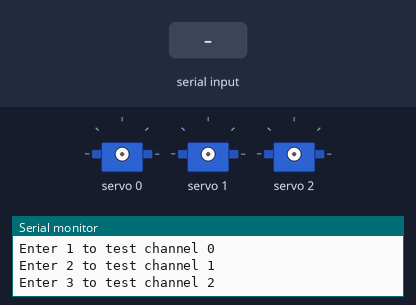
The sketch below on a simulated Arduino Uno, built with avr-gcc and run on an emulated ATmega328P. Parts: 3 × servo, the last lines printed to the serial monitor. The test bench sets the inputs (shaded band).

Above: at 1.7 s.
1.8 s: "1" received over Serial
At 3.6 s:
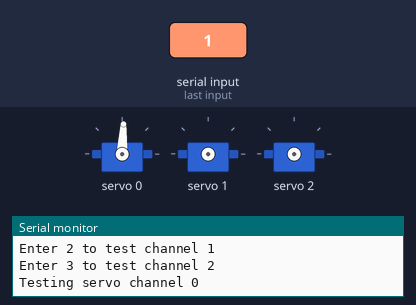
4.8 s: "2" received over Serial
At 7.6 s:
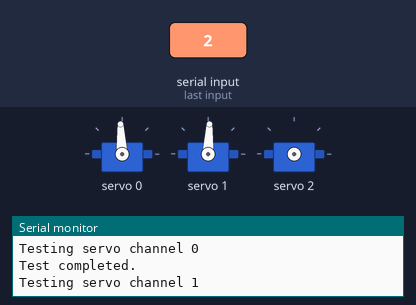
7.8 s: "3" received over Serial
At 11.4 s:
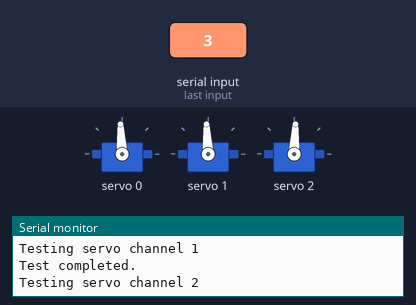
Timing chart, 0 to 14.3 s (numbered marks = the images above; inputs shaded):
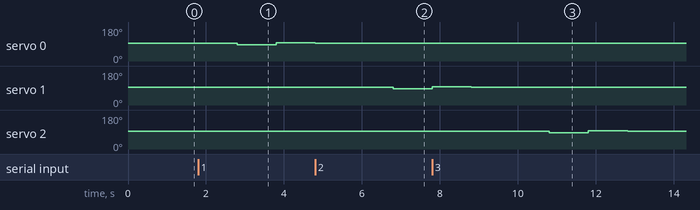

Measured:
- after the input at 1.8 s, servo 0: 93° → 87° after 1.0 s, → 97° 1.0 s later
- after the input at 4.8 s, servo 1: 93° → 87° after 2.0 s
- after the input at 7.8 s, servo 2: 93° → 87° after 3.0 s, → 97° 1.0 s later, → 93° 1.0 s later

The sketch:

MG996R_Individual_Test.ino.ino
```cpp
#include <Wire.h>
#include <Adafruit_PWMServoDriver.h>

Adafruit_PWMServoDriver pwm = Adafruit_PWMServoDriver(0x40);

#define SERVO_FREQ 50

// Convert pulse width in microseconds to PCA9685 ticks
uint16_t usToTicks(int us) {
  return (uint32_t)us * 4096 / 20000;
}

void moveServo(int channel, int pulse) {
  pwm.setPWM(channel, 0, usToTicks(pulse));
}

void testServo(int channel) {
  Serial.print("Testing servo channel ");
  Serial.println(channel);

  // Start at neutral
  moveServo(channel, 1500);
  delay(1000);

  // Small movement in one direction
  moveServo(channel, 1450);
  delay(1000);

  // Small movement in the other direction
  moveServo(channel, 1550);
  delay(1000);

  // Return to neutral
  moveServo(channel, 1500);
  delay(1000);

  Serial.println("Test completed.");
}

void setup() {
  Serial.begin(115200);

  pwm.begin();
  pwm.setPWMFreq(SERVO_FREQ);

  delay(500);

  // Start all channels with no commanded pulse
  for (int i = 0; i < 16; i++) {
    pwm.setPWM(i, 0, 0);
  }

  Serial.println("MG996R Individual Servo Test");
  Serial.println("Enter 1 to test channel 0");
  Serial.println("Enter 2 to test channel 1");
  Serial.println("Enter 3 to test channel 2");
}

void loop() {
  if (Serial.available()) {
    char command = Serial.read();

    if (command == '1') {
      testServo(0);
    }
    else if (command == '2') {
      testServo(1);
    }
    else if (command == '3') {
      testServo(2);
    }
  }
}
```
